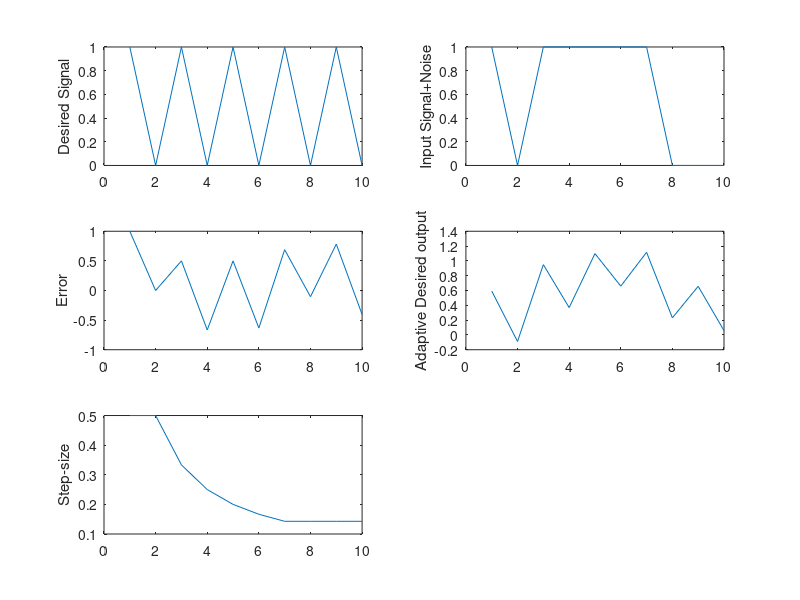

This chart was generated by the following MATLAB code:
clc
close all
clear all

%N=input('interval = ');
N=10
t=[0:0.1:N-1];
filter_size=length(t);
filter_size=10;
w0=0.5;  phi=0;
desired_signal=[1 0 1 0 1 0 1 0 1 0];
input_signal=[1 0 1 1 1 1 1 0 0 0];

%desired_signal=10*sin(2*pi*[0:0.1:N-1]*w0+phi);
%input_signal=10*sin(2*pi*[0:0.1:N-1]*w0+phi).^2;


filter_current = zeros(filter_size,1);
input_vector = zeros(filter_size, 1);

for k=1:1
for i=1:filter_size
i

input_vector(1)=input_signal(i);
filter_output(i)=dot(filter_current, input_vector);
error= desired_signal(i)-filter_output(i)

step_size=1/(1+(dot(input_vector, input_vector)))
%step_size=2*0.0000001
filter_current = filter_current +(step_size*error*input_vector);

for j=filter_size:-1:2
input_vector(j)=input_vector(j-1);
end
error_signal(i)=error;
cost(i)=error*error;
ss(i)=step_size;
end
input_vector = zeros(filter_size, 1)
end
output=conv((filter_current)',input_signal)
koutput=output(1:10)
t=1:10
subplot(321),plot(t,desired_signal),ylabel('Desired Signal'),
subplot(322),plot(t,input_signal),ylabel('Input Signal+Noise'),
subplot(323),plot(t,error_signal),ylabel('Error'),
subplot(324),plot(t,koutput),ylabel('Adaptive Desired output')
subplot(325),plot(t,ss),ylabel('Step-size')